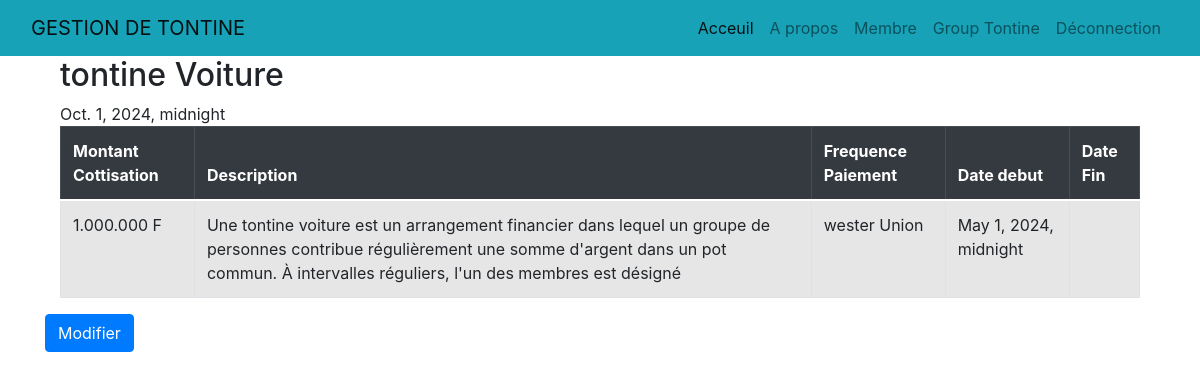
Page /tontines/1/ (signed in) on the committed database.
### tontine/models.py (models this page shows)
class Groupetontine(models.Model):
  nom = models.CharField(max_length=100)
  cotisation_amount = models.CharField(max_length=150)
  frequence_paiement = models.CharField(max_length=70)
  date_creation = models.DateTimeField(auto_now_add=True)
  description = models.TextField(max_length=200)
  date_debut = models.DateTimeField()
  date_fin = models.DateTimeField()

### tontine/views.py (the view)
# urls.py: path("tontines/<int:id>/", tontine_details, name="details"),
@login_required(login_url="/login/")
def tontine_details(request, id):
    tontine = get_object_or_404(Groupetontine, id=id)
    return render(request, "tontines/tontine_detail.html",{"tontine":tontine})

### templates/tontines/tontine_detail.html (shortened to what this page needs)
{% extends "base.html" %}
{% block contenu%}
<!DOCTYPE html>
<html lang="fr">
<head>
    <link rel="stylesheet" href="https://stackpath.bootstrapcdn.com/bootstrap/4.5.2/css/bootstrap.min.css">
</head>
<body>
<div class="container">
    <h2>{{ tontine.nom }}</h2>
    <table class="table table-striped table-bordered">
        <thead class="thead-dark">
            <tr>
                <th scope="col">Montant Cottisation</th>
                <th scope="col">Description</th>
                <th scope="col">Frequence Paiement</th>
                <th scope="col">Date debut</th>
                <th scope="col">Date Fin</th>
            </tr>
        </thead>
        <tbody>
            <tr>
                <td>{{ tontine.cotisation_amount }}</td>
                <td>{{ tontine.description }}</td>
                <td>{{ tontine.frequence_paiement }}</td>
                <td>{{ tontine.date_debut }} </td>
                <td></td>{{ tontine.date_fin }}
            </tr>
        </tbody>
    </table>
</div>
<div class="mt-2">
    <a href="#" class="btn btn-primary">Modifier</a>
</div>
</body>
</html>
{% endblock %}

### templates/base.html (shortened to what this page needs)
<!doctype html>
<html lang="en">
  <head>
    <link href="https://cdn.jsdelivr.net/npm/bootstrap@5.0.2/dist/css/bootstrap.min.css" rel="stylesheet">
  </head>
  <body>
    <nav class="navbar navbar-expand-lg navbar-light bg-info">
      <div class="container-fluid">
        <a class="navbar-brand" href="#">GESTION DE TONTINE</a>
        <div class="collapse navbar-collapse" id="navbarSupportedContent">
          <ul class="navbar-nav ml-auto">
            <li class="nav-item active">
            <a class="nav-link " href="{% url 'index' %}">Acceuil</a>
            </li>
            <li class="nav-item">
              <a class="nav-link" href="{% url 'about' %}">A propos</a>
            </li>
            <li class="nav-item">
            <a class="nav-link" href="membres/">Membre</a>
            </li>
            <li class="nav-item"><a class="nav-link" href="{% url 'tontines' %}">Group Tontine</a></li>
                          <li class="nav-item">
                {% if request.user.is_authenticated %}
                <a  href="{% url 'logout' %}"class="nav-link">Déconnection</a>
                {%  else %}
              <a  href="{% url 'login' %}"class="nav-link">Connexion</a>
              {% endif %}
            </li>
          </ul>
      </div>
    </nav>
    <div class="container">
    {% block contenu  %}
    {% endblock  %}
    </div>
  </body>
</html>

### rows in the picture
Groupetontine: nom "tontine Voiture", cotisation_amount "1.000.000 F", description "Une tontine voiture est un arrangement financier dans lequel un groupe de personnes contribue régulièrement une somme d'argent dans un pot commun. À intervalles réguliers, l'un des membres est désigné", frequence_paiement "wester Union", date_debut "May 1, 2024, midnight"
